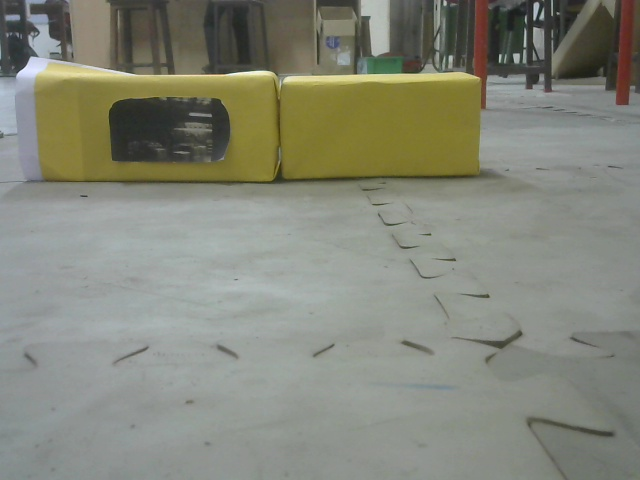
#> input picture Trail/Check 1/5/If case/IMG0.jpg, 640 x 480 px, given in place of the camera
$ python if.py
#> lines starting #> are read from the running program, lines starting #| are printed output that depends on the picture; after the words box and inside, x2 and y2 are one past the last pixel; in counts of white or black regions, pixels touching at a corner belong together
import time

start1=time.time()
import numpy as np
import cv2
stop1=time.time()
print("Import: ",stop1-start1)

start2=time.time()

newcontour=[]
newcontour2=[]

##path = r'F:\Projects\Caterpillar\Practical\0\IMG0.jpg'
##img=cv2.imread(path)


_,img = cv2.VideoCapture(1).read()
#> img is the input picture: shape (480, 640, 3); mean B, G, R 120.9, 134.3, 131.9

cv2.imwrite('Input.jpg',img)

blur = cv2.GaussianBlur(img,(5,5),0)

hsv=cv2.cvtColor(blur, cv2.COLOR_BGR2HSV)
#> hsv: shape (480, 640, 3); mean H, S, V 55.2, 34.6, 136.2

lb= np.array([15,80,50])
ub= np.array([39,255,255])
mask = cv2.inRange(hsv, lb, ub)
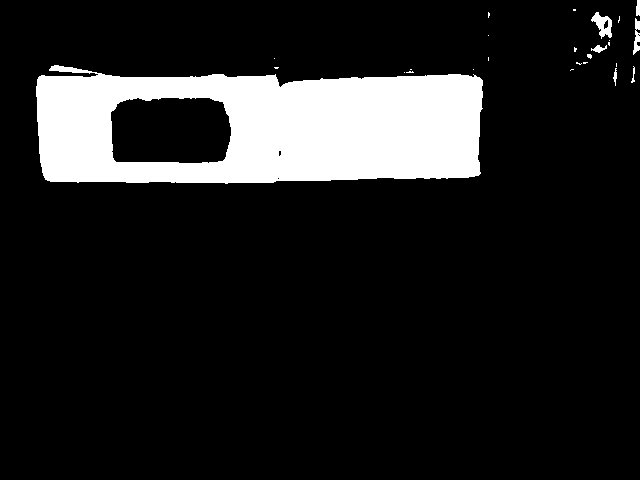
#> mask: shape (480, 640); 13% white; 26 white regions (19 under 20 px)
cv2.imwrite('mask.jpg',mask)
temp = np.zeros(mask.shape).astype(mask.dtype)
res = cv2.bitwise_and(img,hsv, mask =mask)
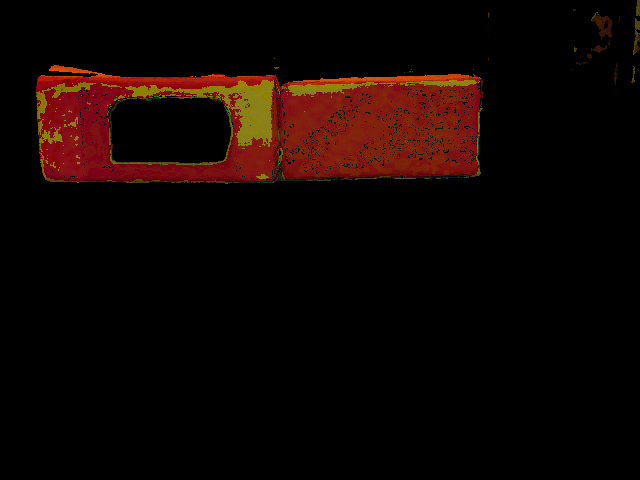
#> res: shape (480, 640, 3); mean B, G, R 2, 4.8, 15.8

grey=cv2.cvtColor(res,cv2.COLOR_BGR2GRAY)
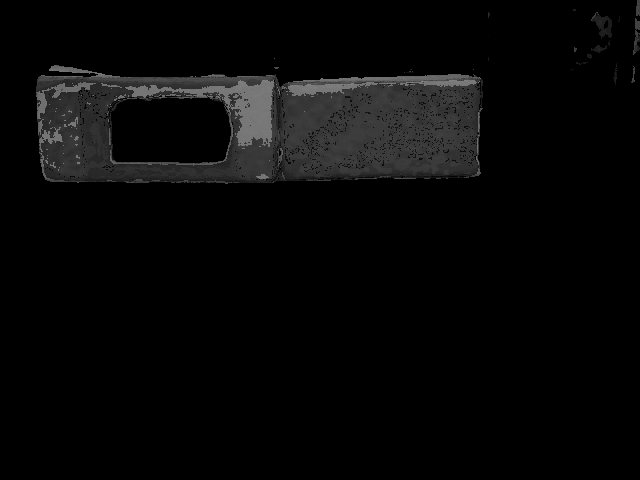
#> grey: shape (480, 640); min 0, max 130, mean 7.8

contour,hierarchy=cv2.findContours(grey,cv2.RETR_TREE, cv2.CHAIN_APPROX_SIMPLE)
#> contour = 42 contours, 34 with area under 20; largest, box (x1, y1, x2, y2) and area: (36, 65, 483, 184) 45662, (110, 97, 232, 164) 7358, (591, 12, 612, 39) 274, (633, 18, 640, 55) 108, (591, 45, 607, 53) 46, (636, 0, 640, 16) 38, (603, 19, 609, 30) 34, (613, 68, 617, 86) 20

print("Block Area",end=' ')
for i in contour:
    if cv2.contourArea(i) > 7000:
         newcontour.append(i)
         print(cv2.contourArea(i),end=' ')
         contour=i
    else:
       cv2.fillPoly(mask,[i],(0,0,0))
#> this loop made 42 passes
#> i on passes 1, 3, 4, 5, 7, 10, 14, 15, 16, 18, 19, 20: [[404, 72]], [[571, 69], [570, 70], [571, 69], [573, 69]], [[473, 69]], [[410, 69], [411, 69]], [[274, 67], [275, 68], [277, 68], [278, 67]], [[277, 178], [278, 177], [279, 178], [278, 179]], [[106, 116], [107, 115], [108, 116], [107, 117]], [[109, 107], [110, 106], [111, 107], [110, 108]], [[479, 98], [480, 97], [481, 98], [480, 99]], [[92, 96], [93, 95], [94, 96], [93, 97]], [[90, 96], [91, 95], [92, 96], [91, 97]], [[88, 96], [89, 95], [90, 96], [89, 97]]
#| 45662.5
#| 7357.5
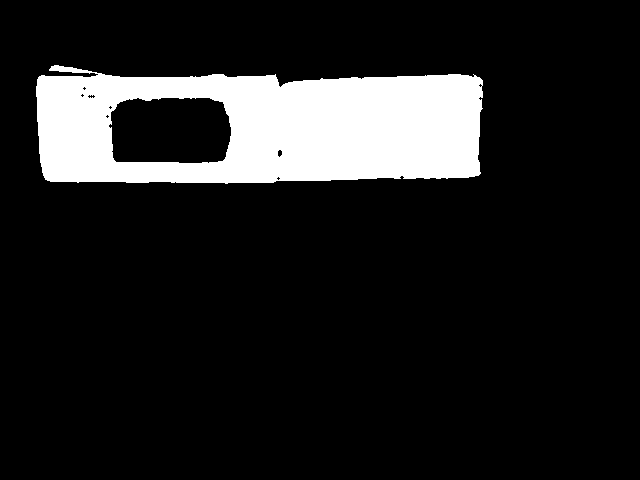
#> mask: shape (480, 640); 12.7% white; 1 white region
#> after the loop, newcontour = 2 contours; box (x1, y1, x2, y2) and area: (36, 65, 483, 184) 45662, (110, 97, 232, 164) 7358

cv2.drawContours(img, newcontour,-1,(0,0,255),0)
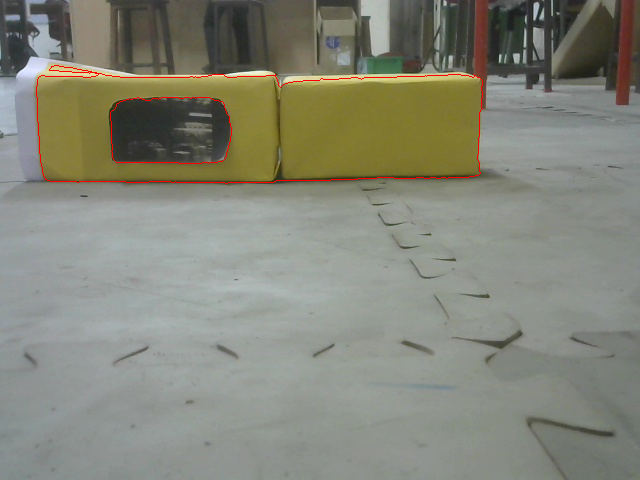
#> img: shape (480, 640, 3); 0.49% of pixels changed, all inside (x1, y1, x2, y2) = (36, 65, 483, 184)

cv2.imwrite('Output1.jpg',img)

stop2=time.time()

print("\nProgram Execution: ",stop2-start2)
